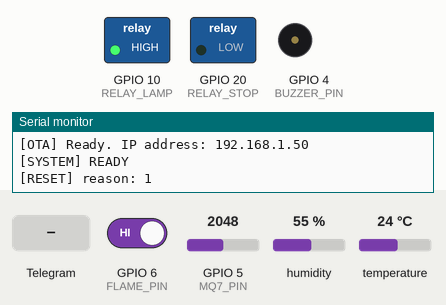
Simulated run of this program. Board: ESP32-S3. Shown: switched loads named in the program (green lamp = pin HIGH), buzzer (waves = sounding), the last lines printed to the serial monitor. The test bench sets the inputs (shaded band); at power-on: temperature 24 °C, GPIO 6 (FLAME_PIN) HIGH, GPIO 5 (MQ7_PIN) = 2048, humidity 55 % (analog values on the 0–4095 scale). WiFi joins after 1.5 s; servers stay silent unless stated; the local clock reads 2024-03-15 10:24:30 at power-on unless the program sets it.

Above: at 3.9 s.
4.0 s: temperature set to 34.5 °C
At 6.2 s:
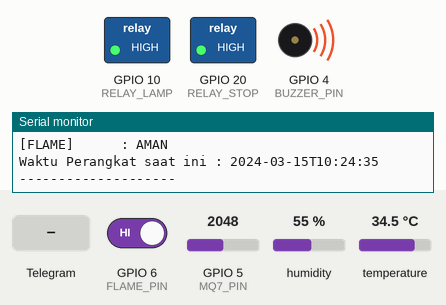
6.5 s: temperature set to 35.5 °C
At 11.9 s:
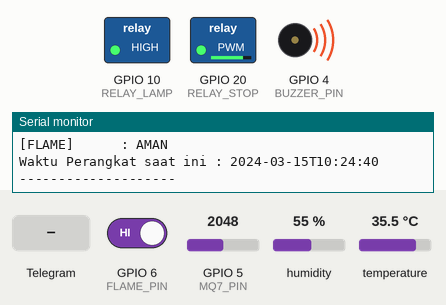
12.2 s: Telegram message "/lampu_on" received
At 14.94 s:
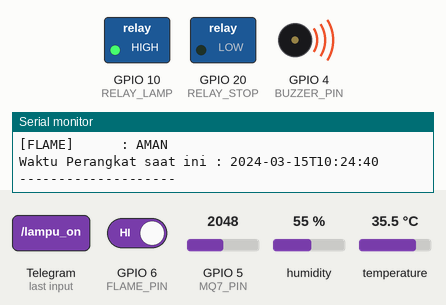
23.7 s: GPIO 6 (FLAME_PIN) driven LOW
31.5 s: GPIO 5 (MQ7_PIN) set to 437
35.0 s: GPIO 5 (MQ7_PIN) set to 368
At 46.2 s:
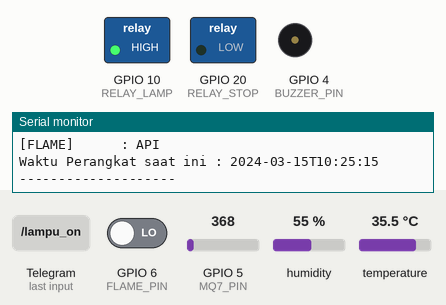
Timing chart, 0 to 47.5 s (numbered marks = the images above; inputs shaded):
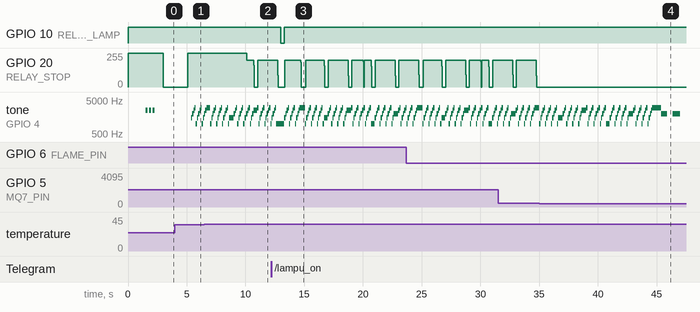

The program:

main.cpp
```cpp
#include <Arduino.h>
#include <WiFi.h>
#include <WiFiClientSecure.h>
#include <UniversalTelegramBot.h>
#include <ArduinoJson.h>
#include <Wire.h>
#include <RTClib.h>
#include <DHT.h>
#include <ArduinoOTA.h>

// PIN CONFIGURATION
#define BUZZER_PIN 4
#define MQ7_PIN 5
#define FLAME_PIN 6
#define DHT_PIN 7
#define SDA_PIN 8
#define SCL_PIN 9
#define RELAY_LAMP 10
#define RELAY_STOP 20

#define DHTTYPE DHT22

// CREDENTIALS
const char *ssid = "SSID_WIFI_HERE";
const char *password = "PASS_WIFI_HERE";
#define BOT_TOKEN "BOT_TOKEN_HERE" // Ganti dengan token bot Telegram Anda
String chatID = "CHAT_ID_HERE"; // Ganti dengan chat ID Anda

// OBJECTS
WiFiClientSecure client;
UniversalTelegramBot bot(BOT_TOKEN, client);
DHT dht(DHT_PIN, DHTTYPE);
RTC_DS3231 rtc;

// STATE VARIABLES
enum AlarmState
{
  NORMAL,
  WARNING,
  CRITICAL
};
AlarmState alarmState = NORMAL;

bool alarmLock = false;
bool modeAutoLampu = true; // Dipisah agar lampu dan stop kontak
bool modeAutoStop = true;  // bisa di-auto/manual secara mandiri

bool notifWarningSent = false;
bool notifCriticalSent = false;

int nilaiMQ7 = 0;
bool apiTerdeteksi = false;
float suhu = 0;
float hum = 0;

// CONFIGURATION JADWAL WAKTU (Default)
int lampOnHour = 18;
int lampOffHour = 6;
int stopOnHour = 6;
int stopOffHour = 18;

// TIMERS (Non-blocking)
unsigned long sensorTimer = 0;
unsigned long warningTimer = 0;
unsigned long buzzerTimer = 0;
unsigned long wifiTimer = 0;
unsigned long telegramTimer = 0;

bool buzzerState = false;
int buzzerFreq = 1000;

// PROTOTYPES
void connectWiFi();
void cekWiFi();
void bacaSensor();
int bacaMQ7();
void kontrolAlarm();
void kontrolBuzzer();
void jadwalOtomatis();
void cekTelegram();
void beepStart();
void setupOTA();

void setupOTA()
{
  ArduinoOTA.setHostname("SIGMA_SMARTROOM");
  ArduinoOTA.onStart([]()
                     { Serial.println("[OTA] Update Mulai..."); });
  ArduinoOTA.onEnd([]()
                   { Serial.println("\n[OTA Update Selesai"); });
  ArduinoOTA.onProgress([](unsigned int progress, unsigned int total)
                        { Serial.printf("[OTA] Progress: %u%%\r", (progress / (total / 100))); });
  ArduinoOTA.onError([](ota_error_t error)
                     {
    Serial.printf("[OTA] Error[%u]: ", error);
    if (error == OTA_AUTH_ERROR) Serial.println("Auth Failed");
    else if (error == OTA_BEGIN_ERROR) Serial.println("Begin Failed");
    else if (error == OTA_CONNECT_ERROR) Serial.println("Connect Failed");
    else if (error == OTA_RECEIVE_ERROR) Serial.println("Receive Failed");
    else if (error == OTA_END_ERROR) Serial.println("End Failed"); });
  ArduinoOTA.begin();
  Serial.println("[OTA] Ready. IP address: " + WiFi.localIP().toString());
}

void setup()
{
  Serial.begin(115200);
  Serial.println("\n==============================");
  Serial.println(" ESP32-S3 SMART ROOM SYSTEM ");
  Serial.println("==============================");

  pinMode(RELAY_LAMP, OUTPUT);
  pinMode(RELAY_STOP, OUTPUT);
  pinMode(FLAME_PIN, INPUT);

  digitalWrite(RELAY_LAMP, HIGH);
  digitalWrite(RELAY_STOP, HIGH);

  analogReadResolution(12);

  Serial.println("[DHT22] Initializing...");
  dht.begin();

  Serial.println("[RTC] Initializing...");
  Wire.begin(SDA_PIN, SCL_PIN);
  if (!rtc.begin())
  {
    Serial.println("[RTC] ERROR: RTC NOT FOUND");
  }
  else
  {
    Serial.println("[RTC] DS3231 OK");
    if (rtc.lostPower())
    {
      Serial.println("[RTC] Setting waktu awal");
      rtc.adjust(DateTime(F(__DATE__), F(__TIME__)));
    } // rtc.adjust(DateTime(F(__DATE__), F(__TIME__))); // Aktifkan jika ingin sinkronisasi waktu pertama kali
  }

  connectWiFi();
  client.setInsecure();
  setupOTA();
  beepStart();

  Serial.println("[SYSTEM] READY");
  bot.sendMessage(chatID, "ESP32-S3 sistem aktif. Ketik /help untuk bantuan jadwal.", "");
  Serial.print("[RESET] reason: ");
  Serial.println(esp_reset_reason());
}

void loop()
{
  ArduinoOTA.handle();

  cekWiFi();

  if (millis() - telegramTimer >= 2000)
  {
    telegramTimer = millis();
    cekTelegram();
  }

  if (millis() - sensorTimer >= 5000)
  {
    sensorTimer = millis();
    bacaSensor();
  }

  kontrolAlarm();
  kontrolBuzzer();
  jadwalOtomatis();
}

void connectWiFi()
{
  Serial.println("[WIFI] Connecting...");
  WiFi.begin(ssid, password);

  int timeout = 0;
  while (WiFi.status() != WL_CONNECTED && timeout < 20)
  {
    delay(500);
    Serial.print(".");
    timeout++;
  }

  if (WiFi.status() == WL_CONNECTED)
  {
    Serial.println("\n[WIFI] Connected");
    Serial.print("[WIFI] IP : ");
    Serial.println(WiFi.localIP());
  }
  else
  {
    Serial.println("\n[WIFI] FAILED");
  }
}

void cekWiFi()
{
  if (WiFi.status() != WL_CONNECTED)
  {
    if (millis() - wifiTimer > 10000)
    {
      wifiTimer = millis();
      Serial.println("[WIFI] Reconnecting");
      connectWiFi();
    }
  }
}

void bacaSensor()
{
  Serial.println("\n[SENSOR] Reading...");
  suhu = dht.readTemperature();
  hum = dht.readHumidity();
  nilaiMQ7 = bacaMQ7();
  apiTerdeteksi = digitalRead(FLAME_PIN) == LOW;

  Serial.println("--------------------");
  Serial.print("[DHT22] Suhu : ");
  Serial.print(suhu);
  Serial.println(" C");
  Serial.print("[DHT22] Hum  : ");
  Serial.print(hum);
  Serial.println(" %");
  Serial.print("[MQ7] CO     : ");
  Serial.println(nilaiMQ7);
  Serial.print("[FLAME]      : ");
  Serial.println(apiTerdeteksi ? "API" : "AMAN");
  Serial.print("Waktu Perangkat saat ini : ");
  Serial.println(rtc.now().timestamp());
  Serial.println("--------------------");
}

int bacaMQ7()
{
  long total = 0;
  for (int i = 0; i < 5; i++)
  {
    total += analogRead(MQ7_PIN);
    delay(10);
  }
  return total / 5;
}

void kontrolAlarm()
{
  if (nilaiMQ7 > 400 || apiTerdeteksi && suhu > 45)
  {
    alarmState = CRITICAL;
    alarmLock = true;
    digitalWrite(RELAY_STOP, HIGH); // Force ON/Cutoff tergantung konfigurasi hardware Anda
    digitalWrite(RELAY_LAMP, HIGH); // Force OFF Lampu

    if (!notifCriticalSent)
    {
      bot.sendMessage(chatID, "🚨 BAHAYA GAS/API TERDETEKSI! Stop kontak dimatikan/diambil alih sistem keamanan!", "");
      notifCriticalSent = true;
    }
    return;
  }

  if (nilaiMQ7 > 300)
  {
    if (warningTimer == 0)
      warningTimer = millis();
    if (millis() - warningTimer > 10000)
    {
      alarmState = WARNING;
      if (!notifWarningSent)
      {
        bot.sendMessage(chatID, "⚠️ CO tinggi", "");
        notifWarningSent = true;
      }
    }
    return;
  }

  warningTimer = 0;
  if (nilaiMQ7 < 1000 && !alarmLock)
  {
    alarmState = NORMAL;
    notifWarningSent = false;
    notifCriticalSent = false;
  }
}

void kontrolBuzzer()
{
  if (alarmState == CRITICAL)
  {
    if (millis() - buzzerTimer > 100)
    {
      buzzerTimer = millis();
      buzzerFreq += 500;
      if (buzzerFreq > 3000)
        buzzerFreq = 1000;
      tone(BUZZER_PIN, buzzerFreq);
    }
  }
  else if (alarmState == WARNING)
  {
    if (millis() - buzzerTimer > 500)
    {
      buzzerTimer = millis();
      buzzerState = !buzzerState;
      if (buzzerState)
        tone(BUZZER_PIN, 2000);
      else
        noTone(BUZZER_PIN);
    }
  }
  else
  {
    noTone(BUZZER_PIN);
  }
}

void jadwalOtomatis()
{
  DateTime now = rtc.now();
  int jam = now.hour();

  // Logika Jadwal Lampu (Mendukung rentang waktu melewati tengah malam)
  if (modeAutoLampu)
  {
    bool harusNyala = false;
    if (lampOnHour < lampOffHour)
    {
      harusNyala = (jam >= lampOnHour && jam < lampOffHour);
    }
    else
    {
      harusNyala = (jam >= lampOnHour || jam < lampOffHour);
    }
    digitalWrite(RELAY_LAMP, harusNyala ? LOW : HIGH); // LOW = ON
  }

  // Logika Jadwal Stop Kontak (Hanya berjalan jika kondisi lingkungan NORMAL)
  if (modeAutoStop && alarmState == NORMAL && !alarmLock)
  {
    bool harusNyala = false;
    if (stopOnHour < stopOffHour)
    {
      harusNyala = (jam >= stopOnHour && jam < stopOffHour);
    }
    else
    {
      harusNyala = (jam >= stopOnHour || jam < stopOffHour);
    }
    digitalWrite(RELAY_STOP, harusNyala ? LOW : HIGH); // LOW = ON
  }

  // Kipas Pendingin Ruangan suhu > 35C
  if (suhu > 35)
  {
    digitalWrite(RELAY_STOP, LOW); // Ny lakan stop kontak untuk kipas
  }
}

void cekTelegram()
{
  int jumlah = bot.getUpdates(bot.last_message_received + 1);

  if (jumlah > 0)
  {
    for (int i = 0; i < jumlah; i++)
    {
      String cmd = bot.messages[i].text;

      // 1. PENGATURAN WAKTU LAMPU
      if (cmd.startsWith("/set_lampu_on"))
      {
        int jamInput = cmd.substring(14).toInt();
        if (jamInput >= 0 && jamInput <= 23)
        {
          lampOnHour = jamInput;
          bot.sendMessage(chatID, "✅ Jadwal LAMPU NYALA di-set ke pukul: " + String(lampOnHour) + ":00", "");
        }
        else
        {
          bot.sendMessage(chatID, "❌ Format salah. Gunakan angka 0-23. Contoh: /set_lampu_on 18", "");
        }
      }
      else if (cmd.startsWith("/set_lampu_off"))
      {
        int jamInput = cmd.substring(15).toInt();
        if (jamInput >= 0 && jamInput <= 23)
        {
          lampOffHour = jamInput;
          bot.sendMessage(chatID, "✅ Jadwal LAMPU MATI di-set ke pukul: " + String(lampOffHour) + ":00", "");
        }
        else
        {
          bot.sendMessage(chatID, "❌ Format salah. Gunakan angka 0-23. Contoh: /set_lampu_off 6", "");
        }
      }

      // 2. PENGATURAN WAKTU STOP KONTAK
      else if (cmd.startsWith("/set_stop_on"))
      {
        int jamInput = cmd.substring(13).toInt();
        if (jamInput >= 0 && jamInput <= 23)
        {
          stopOnHour = jamInput;
          bot.sendMessage(chatID, "✅ Jadwal STOP KONTAK NYALA di-set ke pukul: " + String(stopOnHour) + ":00", "");
        }
        else
        {
          bot.sendMessage(chatID, "❌ Format salah. Gunakan angka 0-23. Contoh: /set_stop_on 6", "");
        }
      }
      else if (cmd.startsWith("/set_stop_off"))
      {
        int jamInput = cmd.substring(14).toInt();
        if (jamInput >= 0 && jamInput <= 23)
        {
          stopOffHour = jamInput;
          bot.sendMessage(chatID, "✅ Jadwal STOP KONTAK MATI di-set ke pukul: " + String(stopOffHour) + ":00", "");
        }
        else
        {
          bot.sendMessage(chatID, "❌ Format salah. Gunakan angka 0-23. Contoh: /set_stop_off 18", "");
        }
      }

      // 3. KONTROL MODE & STATUS
      else if (cmd == "/status")
      {
        DateTime now = rtc.now();
        String pesan = "📊 *STATUS SISTEM RUANGAN*\n\n";
        pesan += "⏰ Waktu RTC : " + String(now.hour()) + ":" + String(now.minute()) + "\n";
        pesan += "🌡️ Suhu : " + String(suhu) + " C\n";
        pesan += "💧 Hum : " + String(hum) + " %\n";
        pesan += "💨 CO : " + String(nilaiMQ7) + "\n";
        pesan += "🔥 Api : " + String(apiTerdeteksi ? "YA" : "TIDAK") + "\n\n";
        pesan += "💡 *Jadwal Lampu:* (" + String(modeAutoLampu ? "AUTO" : "MANUAL") + ")\n";
        pesan += " 🟢 ON: " + String(lampOnHour) + ":00 | 🔴 OFF: " + String(lampOffHour) + ":00\n\n";
        pesan += "🔌 *Jadwal Stop Kontak:* (" + String(modeAutoStop ? "AUTO" : "MANUAL") + ")\n";
        pesan += " 🟢 ON: " + String(stopOnHour) + ":00 | 🔴 OFF: " + String(stopOffHour) + ":00";
        bot.sendMessage(chatID, pesan, "Markdown");
      }
      else if (cmd == "/lampu_on")
      {
        modeAutoLampu = false;
        digitalWrite(RELAY_LAMP, LOW);
        bot.sendMessage(chatID, "Lampu MANUAL: ON", "");
      }
      else if (cmd == "/lampu_off")
      {
        modeAutoLampu = false;
        digitalWrite(RELAY_LAMP, HIGH);
        bot.sendMessage(chatID, "Lampu MANUAL: OFF", "");
      }
      else if (cmd == "/stop_on")
      {
        modeAutoStop = false;
        digitalWrite(RELAY_STOP, LOW);
        bot.sendMessage(chatID, "Stop Kontak MANUAL: ON", "");
      }
      else if (cmd == "/stop_off")
      {
        modeAutoStop = false;
        digitalWrite(RELAY_STOP, HIGH);
        bot.sendMessage(chatID, "Stop Kontak MANUAL: OFF", "");
      }
      else if (cmd == "/auto")
      {
        modeAutoLampu = true;
        modeAutoStop = true;
        bot.sendMessage(chatID, "Mode AUTO aktif untuk Lampu & Stop Kontak", "");
      }
      else if (cmd == "/manual")
      {
        modeAutoLampu = false;
        modeAutoStop = false;
        bot.sendMessage(chatID, "Mode MANUAL aktif untuk Lampu & Stop Kontak", "");
      }
      else if (cmd == "/reset")
      {
        alarmLock = false;
        alarmState = NORMAL;
        digitalWrite(RELAY_STOP, HIGH);
        notifWarningSent = false;
        notifCriticalSent = false;
        beepStart();
        bot.sendMessage(chatID, "Alarm reset. Sistem kembali normal.", "");
      }
      else if (cmd == "/help")
      {
        String hlp = "📋 *Daftar Perintah Jadwal Waktu:*\n\n";
        hlp += "👉 `/set_lampu_on Jam` (Contoh: `/set_lampu_on 18`)\n";
        hlp += "👉 `/set_lampu_off Jam` (Contoh: `/set_lampu_off 6`)\n";
        hlp += "👉 `/set_stop_on Jam` (Contoh: `/set_stop_on 7`)\n";
        hlp += "👉 `/set_stop_off Jam` (Contoh: `/set_stop_off 17`)\n\n";
        hlp += "Ketik `/auto` untuk mengaktifkan jadwal di atas.";
        bot.sendMessage(chatID, hlp, "Markdown");
      }
    }
  }
}

void beepStart()
{
  for (int i = 0; i < 3; i++)
  {
    tone(BUZZER_PIN, 2500);
    delay(150);
    noTone(BUZZER_PIN);
    delay(150);
  }
}
```

Measured:
- the behaviour switches between 35 and 35.1 °C on temperature (found by bisection; images 1 and 2)
- the behaviour switches between 401 and 400 on GPIO 5 (MQ7_PIN) (found by bisection; images 3 and 4)
- after the input at 6.5 s, GPIO 20 (RELAY_STOP): 255/255 → 200/255 after 3.6 s, → 0/255 0.60 s later, → 202/255 0.34 s later
- after the input at 12.2 s, GPIO 10 (RELAY_LAMP): HIGH → LOW after 0.82 s, → HIGH 0.30 s later
- after the input at 35.0 s, GPIO 20 (RELAY_STOP): stops changing and stays 0/255
- by itself, tone on GPIO 4 (BUZZER_PIN): plays 1000 Hz for 0.10 s, 1500 Hz for 0.10 s, 2000 Hz for 0.10 s, 2500 Hz for 0.10 s, 3000 Hz for 0.10 s, 1000 Hz for 0.10 s … (87 notes in this stretch)
